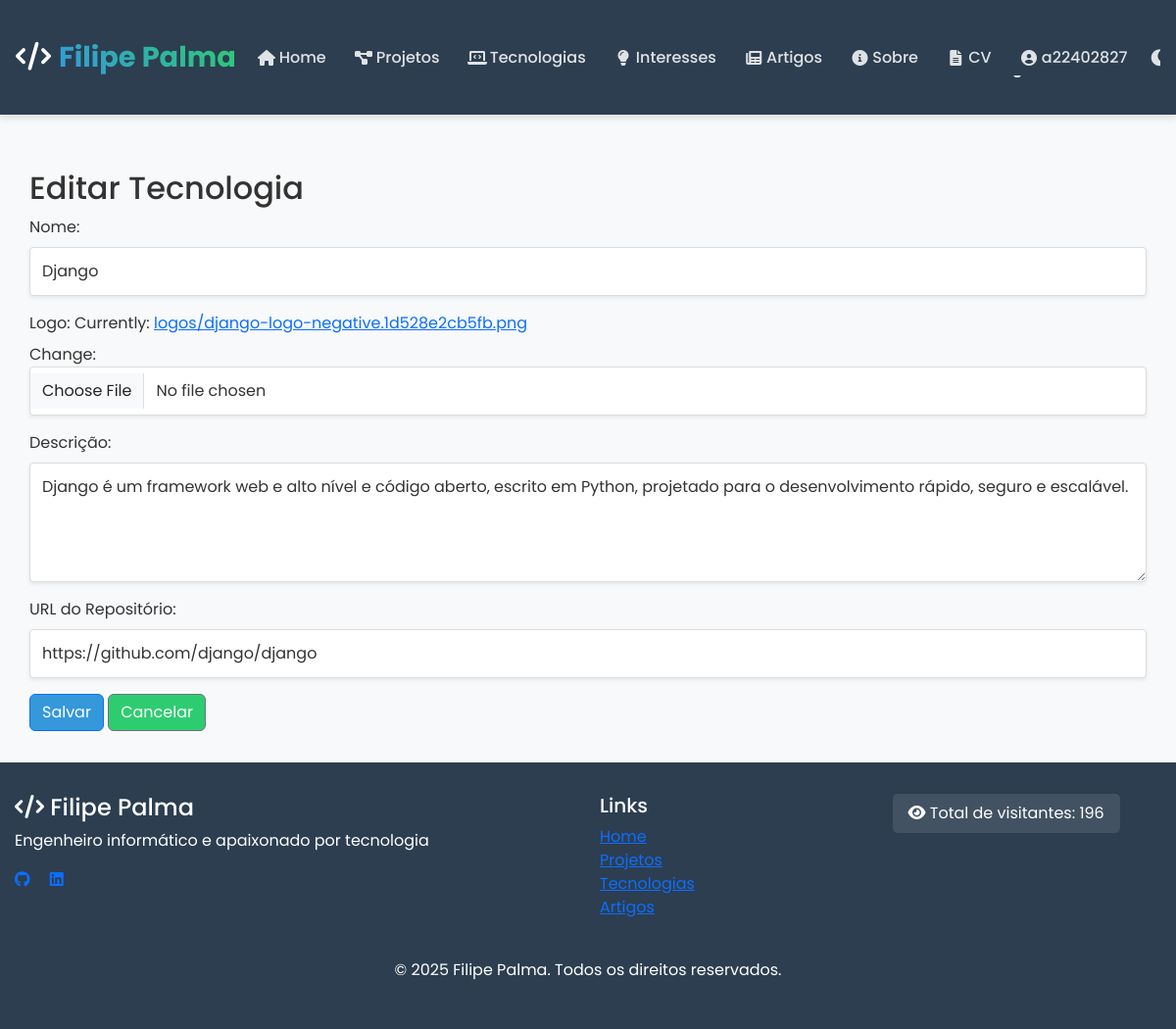
The app's page /portfolio/tecnologias/editar/1/ (signed in) with its own data.
### portfolio/models.py (models this page shows, shortened)
class Tecnologia(models.Model):
    nome = models.CharField(max_length=50)
    logo = models.ImageField(upload_to='logos/')
    descricao = models.TextField()
    repositorio = models.URLField(blank=True)

### portfolio/views.py (the view)
# urls.py: path('tecnologias/editar/<int:id>/', views.editar_tecnologia, name='editar_tecnologia'),
@login_required
@user_passes_test(is_gestor)
def editar_tecnologia(request, id):
    tech = get_object_or_404(Tecnologia, pk=id)
    form = TecnologiaForm(request.POST or None, request.FILES or None, instance=tech)
    if form.is_valid():
        form.save()
        messages.success(request, "Tecnologia atualizada com sucesso!")
        return redirect('portfolio:tecnologias')
    return render(request, 'portfolio/form_tecnologia.html', {'form': form, 'novo': False})

### portfolio/forms.py
class TecnologiaForm(FormWithBootstrapMixin, forms.ModelForm):
    class Meta:
        model = Tecnologia
        fields = '__all__'
        widgets = {
            'nome': forms.TextInput(attrs={
                'class': 'form-control shadow-sm',
                'placeholder': 'Nome da tecnologia'
            }),
            'descricao': forms.Textarea(attrs={
                'class': 'form-control shadow-sm',
                'rows': 4,
                'placeholder': 'Descrição da tecnologia'
            }),
            'repositorio': forms.URLInput(attrs={
                'class': 'form-control shadow-sm',
                'placeholder': 'URL do repositório/documentação oficial'
            }),
            'logo': forms.ClearableFileInput(attrs={
                'class': 'form-control shadow-sm',
                'accept': 'image/*'
            }),
        }

### portfolio/context_processors.py (called while the page is built)
def visitor_count(request):
    return {
        'visitor_count': Visitor.get_total_count()
    }

### portfolio/models.py (called while the page is built)
    @classmethod
    def get_total_count(cls):
        return cls.objects.count()

    @classmethod
    def get_or_create_visitor(cls, session_key):
        visitor, created = cls.objects.get_or_create(session_key=session_key)
        return visitor

### portfolio/views.py (called while the page is built)
def is_gestor(user):
    return user.is_superuser or user.groups.filter(name='Gestores').exists()

### portfolio/templates/portfolio/form_tecnologia.html (shortened to what this page needs)
{% extends "portfolio/base.html" %}
{% block content %}
<div class="container mt-4">
  <h2>{% if novo %}Nova Tecnologia{% else %}Editar Tecnologia{% endif %}</h2>
  <form method="post" enctype="multipart/form-data" novalidate>
    <div class="mb-3">
      <label for="{{ form.nome.id_for_label }}" class="form-label">Nome:</label>
      {{ form.nome }}
    </div>
    <div class="mb-3">
      <label for="{{ form.logo.id_for_label }}" class="form-label">Logo:</label>
      {{ form.logo }}
    </div>
    <div class="mb-3">
      <label for="{{ form.descricao.id_for_label }}" class="form-label">Descrição:</label>
      {{ form.descricao }}
    </div>
    <div class="mb-3">
      <label for="{{ form.repositorio.id_for_label }}" class="form-label">URL do Repositório:</label>
      {{ form.repositorio }}
    </div>
    <div>
      <button type="submit" class="btn btn-primary">Salvar</button>
      <a href="{% url 'portfolio:tecnologias' %}" class="btn btn-secondary">Cancelar</a>
    </div>
  </form>
</div>
{% endblock %}

### portfolio/templates/portfolio/base.html (shortened to what this page needs)
<!DOCTYPE html>
<html lang="pt">
<head>
  <link href="https://cdn.jsdelivr.net/npm/bootstrap@5.3.0/dist/css/bootstrap.min.css" rel="stylesheet">
  <link rel="stylesheet" href="https://cdnjs.cloudflare.com/ajax/libs/font-awesome/6.0.0/css/all.min.css">
  <link href="https://cdn.jsdelivr.net/npm/aos@2.3.4/dist/aos.css" rel="stylesheet">
  <link href="/static/portfolio/css/style.css" rel="stylesheet">
  <link href="/static/portfolio/css/navbar-fix.css" rel="stylesheet">
  <link href="/static/portfolio/css/landscape-fix.css" rel="stylesheet">
  <link href="/static/portfolio/css/menu-spacing-fix.css" rel="stylesheet">
</head>
<body>
  <header>
    <nav class="navbar navbar-expand-lg navbar-dark px-2">
      <div class="container px-2">
        <a class="navbar-brand" href="{% url 'portfolio:index' %}">
          <i class="fas fa-code"></i><span>Filipe Palma</span>
        </a>
        <div class="collapse navbar-collapse" id="navbarNav">
          <div class="d-flex flex-column flex-lg-row justify-content-between w-100 align-items-lg-center">
            <ul class="navbar-nav">
              <li class="nav-item">
                <a class="nav-link" href="{% url 'portfolio:index' %}"><i class="fas fa-home"></i><span>Home</span></a>
              </li>
              <li class="nav-item">
                <a class="nav-link" href="{% url 'portfolio:projetos' %}"><i class="fas fa-project-diagram"></i><span>Projetos</span></a>
              </li>
              <li class="nav-item">
                <a class="nav-link" href="{% url 'portfolio:tecnologias' %}"><i class="fas fa-laptop-code"></i><span>Tecnologias</span></a>
              </li>
              <li class="nav-item">
                <a class="nav-link" href="{% url 'portfolio:areainteresse' %}"><i class="fas fa-lightbulb"></i><span>Interesses</span></a>
              </li>
              <li class="nav-item">
                <a class="nav-link" href="{% url 'artigos:artigo-list' %}"><i class="fas fa-newspaper"></i><span>Artigos</span></a>
              </li>
              <li class="nav-item">
                <a class="nav-link" href="{% url 'portfolio:apresentacao' %}"><i class="fas fa-info-circle"></i><span>Sobre</span></a>
              </li>
              <li class="nav-item">
                <a class="nav-link" href="{% url 'portfolio:cv' %}"><i class="fas fa-file-alt"></i><span>CV</span></a>
              </li>
            </ul>
            <ul class="navbar-nav mt-3 mt-lg-0 flex-nowrap">
              {% if user.is_authenticated %}
                <li class="nav-item dropdown">
                  <a class="nav-link dropdown-toggle text-truncate" href="#" id="userDropdown" role="button" data-bs-toggle="dropdown" aria-expanded="false">
                    <i class="fas fa-user-circle"></i><span>{{ user.username }}</span>
                  </a>
                </li>
              {% endif %}
              <li class="nav-item d-flex align-items-center">
                <button id="theme-toggle" class="theme-toggle" title="Alternar tema">
                  <i id="theme-toggle-icon" class="fas fa-moon"></i>
                </button>
              </li>
            </ul>
          </div>
        </div>
      </div>
    </nav>
  </header>
  <main>
    <div class="container">
      {% block content %}{% endblock %}
    </div>
  </main>
  <footer>
    <div class="container">
      <div class="row">
        <div class="col-md-6">
          <h4><i class="fas fa-code"></i> Filipe Palma</h4>
          <p>Engenheiro informático e apaixonado por tecnologia</p>
          <div class="social-icons mt-3">
            <a href="https://github.com/filipe-palma" class="me-3"><i class="fab fa-github"></i></a>
            <a href="https://www.linkedin.com/in/filipe-palma/" class="me-3"><i class="fab fa-linkedin"></i></a>
          </div>
        </div>
        <div class="col-md-3">
          <h5>Links</h5>
          <ul class="list-unstyled">
            <li><a href="{% url 'portfolio:index' %}">Home</a></li>
            <li><a href="{% url 'portfolio:projetos' %}">Projetos</a></li>
            <li><a href="{% url 'portfolio:tecnologias' %}">Tecnologias</a></li>
            <li><a href="{% url 'artigos:artigo-list' %}">Artigos</a></li>
          </ul>
        </div>
        <div class="col-md-3">
          <div class="visitor-counter">
            <i class="fas fa-eye"></i> <span>Total de visitantes: {{ visitor_count }}</span>
          </div>
        </div>
      </div>
      <div class="row mt-4">
        <div class="col-12 text-center">
          <p>&copy; 2025 Filipe Palma. Todos os direitos reservados.</p>
        </div>
      </div>
    </div>
  </footer>
</body>
</html>

### static/portfolio/css/style.css (style rules this page uses)
:root { --primary-color: #3498db; --secondary-color: #2ecc71; --bg-color: #f8f9fa; --text-color: #333; --card-bg: #fff; --header-bg: #2c3e50; --footer-bg: #2c3e50; --border-color: #ddd; --hover-color: #e9ecef; --error-color: #dc3545; }
html, body { overflow-x: hidden; width: 100%; max-width: 100%; }
body { font-family: 'Poppins', sans-serif; background-color: var(--bg-color); color: var(--text-color); transition: all 0.3s ease-in-out; min-height: 100vh; display: flex; flex-direction: column; margin: 0; padding: 0; }
header { background-color: var(--header-bg); color: #fff; padding: 1.5rem 0; box-shadow: 0 4px 6px rgba(0, 0, 0, 0.1); }
.navbar { padding: 0.5rem 1rem; }
.navbar-brand { font-weight: 700; font-size: 1.8rem; color: #fff !important; display: flex; align-items: center; }
.navbar-brand span { background: linear-gradient(45deg, var(--primary-color), var(--secondary-color)); -webkit-background-clip: text; background-clip: text; color: transparent; margin-left: 0.5rem; }
.nav-link { color: rgba(255, 255, 255, 0.9) !important; font-weight: 500; margin: 0 0.5rem; position: relative; transition: color 0.3s; }
.nav-link::after { content: ''; position: absolute; width: 0; height: 2px; bottom: -2px; left: 0; background: linear-gradient(to right, var(--primary-color), var(--secondary-color)); transition: width 0.3s ease; z-index: 1; }
main { flex: 1; padding: 2rem 0; }
footer { background-color: var(--footer-bg); color: #fff; padding: 2rem 0; margin-top: auto; }
.theme-toggle { background: none; border: none; color: #fff; cursor: pointer; font-size: 1.2rem; padding: 0.5rem; margin-left: 1rem; }
.btn-primary { background-color: var(--primary-color); color: white; }
.btn-secondary { background-color: var(--secondary-color); color: white; }
.form-control { background-color: var(--bg-color); color: var(--text-color); border: 1px solid var(--border-color); }
.visitor-counter { background-color: rgba(255, 255, 255, 0.1); padding: 0.5rem 1rem; border-radius: 5px; display: inline-block; }
.btn { position: relative; overflow: hidden; z-index: 1; }
.btn::before { content: ''; position: absolute; top: 0; left: -100%; width: 100%; height: 100%; background: rgba(255, 255, 255, 0.2); transition: left 0.3s ease; z-index: -1; }
.form-control { border: 1px solid var(--border-color); padding: 0.75rem; border-radius: 0.25rem; background-color: var(--card-bg); color: var(--text-color); transition: border-color 0.15s ease-in-out, box-shadow 0.15s ease-in-out; }

### static/portfolio/css/navbar-fix.css (style rules this page uses)
.navbar-nav .nav-item .nav-link { display: flex; align-items: center; padding: 0.5rem 1rem; transition: all 0.3s ease; position: relative; overflow: hidden; }
.navbar-nav .nav-item .nav-link i { margin-right: 0; width: 1.25rem; text-align: center; font-size: 1rem; display: inline-flex; align-items: center; justify-content: center; }
.navbar-nav .nav-item .nav-link span { margin-left: 0.5rem; }
.navbar-dark .navbar-nav .nav-link { color: rgba(255, 255, 255, 0.85) !important; }
.navbar .container { width: 100%; max-width: 100%; padding-right: 15px; padding-left: 15px; margin-right: auto; margin-left: auto; }
@media (min-width: 576px) { .navbar .container { max-width: 540px; } }
@media (min-width: 768px) { .navbar .container { max-width: 720px; } }
@media (min-width: 992px) { .navbar .container { max-width: 960px; } }
@media (min-width: 1200px) { .navbar .container { max-width: 1140px; } }
.theme-toggle { background: transparent; border: none; color: rgba(255, 255, 255, 0.85); cursor: pointer; width: 2rem; height: 2rem; display: flex; align-items: center; justify-content: center; border-radius: 50%; transition: all 0.3s ease; padding: 0; margin-left: 0.5rem; }
.navbar, .container { max-width: 100vw !important; box-sizing: border-box; overflow-x: hidden; }
body { position: relative; width: 100%; max-width: 100vw; }
.container, .container-fluid { padding-left: 15px; padding-right: 15px; width: 100%; max-width: 100vw; }
@media (min-width: 992px) { .navbar-collapse .d-flex { flex-wrap: nowrap !important; } }
@media (min-width: 992px) { .navbar .container { padding-left: 0.5rem; padding-right: 0.5rem; } }
@media (min-width: 992px) { .navbar-nav .nav-item .nav-link { padding: 0.5rem 0.4rem; font-size: 0.95rem; } }
@media (min-width: 992px) { .navbar-nav .dropdown-toggle span { max-width: 100px; display: inline-block; white-space: nowrap; overflow: hidden; text-overflow: ellipsis; } }
@media (min-width: 992px) { .theme-toggle { margin-left: 0.25rem; padding: 0.25rem; } }

### records on screen
Tecnologia: nome "Django", descricao "Django é um framework web e alto nível e código aberto, escrito em Python, projetado para o desenvolvimento rápido, seguro e escalável.", repositorio "https://github.com/django/django"

### other values on screen
{{ user.username }} "a22402827"
{{ visitor_count }} "196"
